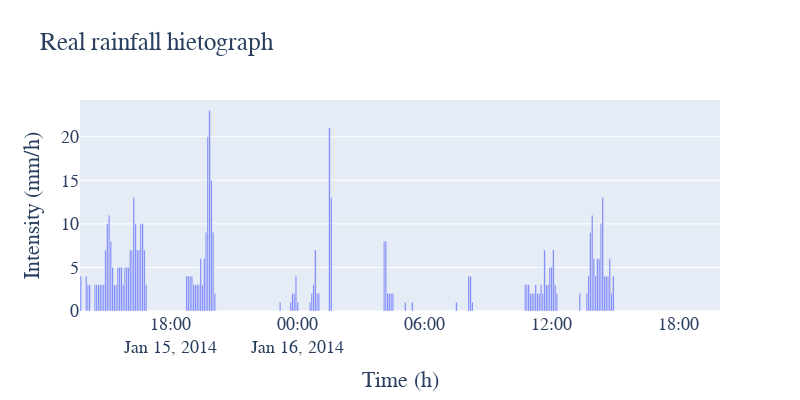

The notebook cell saved with this chart:
### Code cell
fig = go.Figure()

rain = pixel2[12]
fig=ud.hietograph(rain, 'Real rainfall hietograph')
fig.show()

### Figure 1 — Plotly figure (JSON) as saved in the notebook; plotly's stock layout.template omitted (floating-point values rounded to 4 significant figures; data arrays with more than 128 entries replaced by an {"elided": "..."} marker saying what was removed)
{"data": [{"type": "bar", "x": {"elided": "363 str values"}, "y": {"elided": "363 int values"}}], "layout": {"font": {"family": "Times new roman", "size": 18}, "height": 400, "title": {"text": "Real rainfall hietograph"}, "width": 800, "xaxis": {"title": {"text": "Time (h)"}}, "yaxis": {"title": {"text": "Intensity (mm/h)"}}}}
